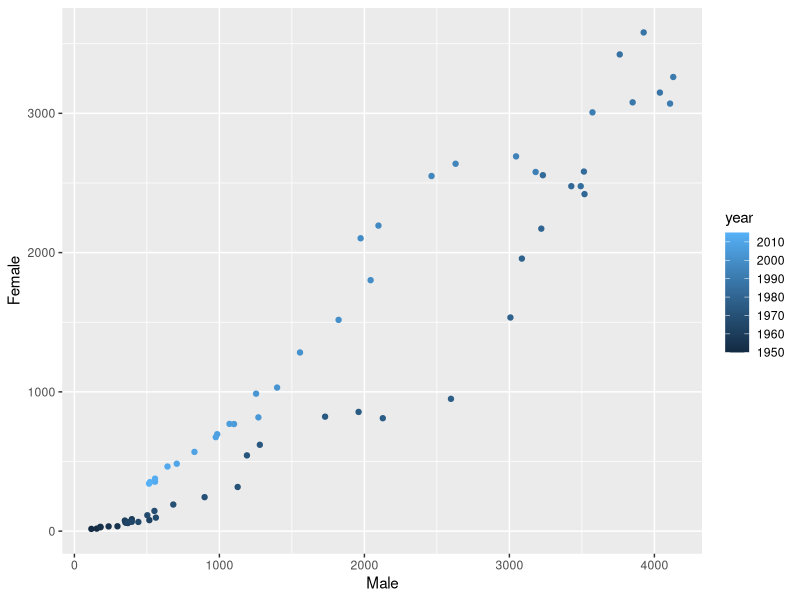
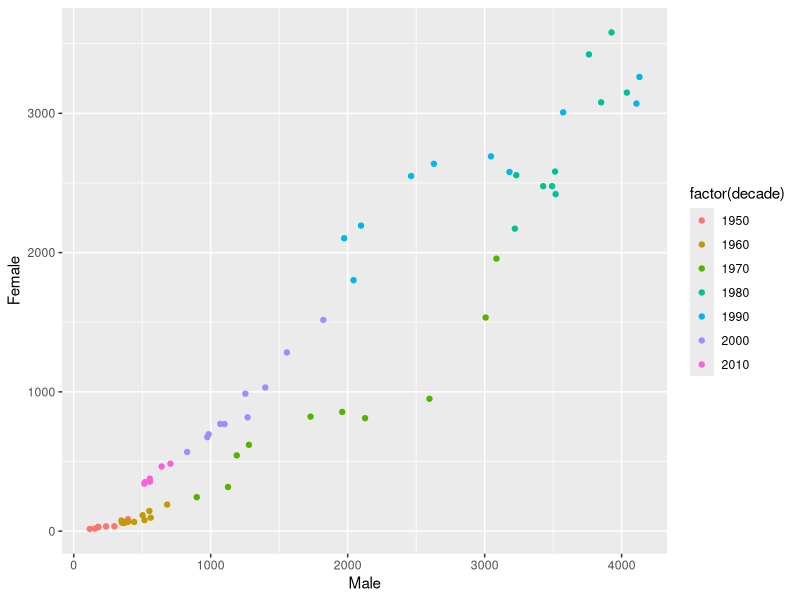

These figures' R source, in order:
# Run the code below to set up the data
# Make a scatter plot for casey data with x=Male, y=Female
# Color by year
# Then color by factor(decade): color=factor(decade)
# What's the difference?

# Bonus: Try setting other aesthetics besides color


library(tidyverse)
# Load and reshape data
unisex_data <- read_csv("data/unisex.csv")
casey <- unisex_data %>%
  select(-prop) %>%
  filter(name=="Casey") %>%
  spread(sex, n, fill=0) %>%
  mutate(decade=year-year%%10)
casey

# make the scatterplots
ggplot(casey, aes(x=Male, y=Female, color=year)) + 
  geom_point() 

ggplot(casey, aes(x=Male, y=Female, color=factor(decade))) + 
  geom_point() 


# difference is in how year is mapped to color: scale vs. discrete
